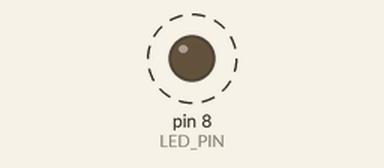
This sketch was run on a simulated Arduino Uno, built with avr-gcc and run on an emulated ATmega328P. On the bench: output pins drawn as LEDs (lit = HIGH). Dashed ring = blinking. What the sketch prints to the serial monitor is not drawn.

Above: at 0.1 s.
Timing chart, 0 to 3.0 s (numbered marks = the images above):
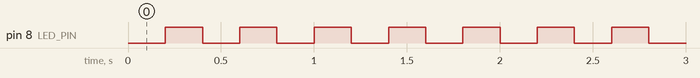

The sketch:

goidulieushowtoiecubanguartok.uno.ino
```cpp
const uint8_t SHOW_CMD[24] = {0xc9, 0x14, 0x02, 0x53, 0x48, 0x4f, 0x57, 0x00, 0x00, 0x00, 0x00, 0x00, 0xaa, 0x00, 0x00, 0x00, 0x00, 0xaa, 0x04, 0x64, 0x00, 0x74, 0xc8, 0x0d};

unsigned long lastSendTime = 0;
const unsigned long SEND_INTERVAL = 200; // 200ms

// Sử dụng chân 8 cho LED ngoài
const int LED_PIN = 8;

void setup() {
  Serial.begin(9600);

  // Không cần chờ Serial nếu không dùng debug
  pinMode(LED_PIN, OUTPUT);
  digitalWrite(LED_PIN, LOW);

  // Gửi lệnh SHOW đầu tiên
  Serial.write(SHOW_CMD, 24);
  lastSendTime = millis();
}

void loop() {
  unsigned long currentTime = millis();

  if (currentTime - lastSendTime >= SEND_INTERVAL) {
    Serial.write(SHOW_CMD, 24);
    digitalWrite(LED_PIN, !digitalRead(LED_PIN));
    lastSendTime = currentTime;
  }

  // Xóa bộ đệm nhận
  while (Serial.available()) Serial.read();
}
```

Measured:
- by itself, pin 8 (LED_PIN): alternates HIGH for 0.20 s and LOW for 0.20 s
